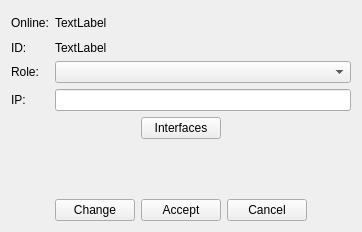
<?xml version="1.0" encoding="UTF-8"?>
<ui version="4.0">
 <class>VMTDNodeDeviceForm</class>
 <widget class="QWidget" name="VMTDNodeDeviceForm">
  <property name="geometry">
   <rect>
    <x>0</x>
    <y>0</y>
    <width>362</width>
    <height>232</height>
   </rect>
  </property>
  <property name="windowTitle">
   <string>Form</string>
  </property>
  <layout class="QVBoxLayout" name="verticalLayout">
   <item>
    <widget class="QWidget" name="wMain" native="true">
     <layout class="QGridLayout" name="gridLayout">
      <property name="leftMargin">
       <number>0</number>
      </property>
      <property name="topMargin">
       <number>0</number>
      </property>
      <property name="rightMargin">
       <number>0</number>
      </property>
      <property name="bottomMargin">
       <number>0</number>
      </property>
      <item row="2" column="0">
       <widget class="QLabel" name="_7">
        <property name="text">
         <string>Role:</string>
        </property>
       </widget>
      </item>
      <item row="1" column="1">
       <widget class="QLabel" name="lbId">
        <property name="text">
         <string>TextLabel</string>
        </property>
       </widget>
      </item>
      <item row="3" column="0">
       <widget class="QLabel" name="_6">
        <property name="text">
         <string>IP:</string>
        </property>
       </widget>
      </item>
      <item row="0" column="0">
       <widget class="QLabel" name="_3">
        <property name="text">
         <string>Online:</string>
        </property>
       </widget>
      </item>
      <item row="1" column="0">
       <widget class="QLabel" name="_5">
        <property name="text">
         <string>ID:</string>
        </property>
       </widget>
      </item>
      <item row="3" column="1">
       <widget class="QLineEdit" name="leIp"/>
      </item>
      <item row="0" column="1">
       <widget class="QLabel" name="lbOnline">
        <property name="minimumSize">
         <size>
          <width>0</width>
          <height>24</height>
         </size>
        </property>
        <property name="text">
         <string>TextLabel</string>
        </property>
       </widget>
      </item>
      <item row="2" column="1">
       <widget class="QComboBox" name="cbRole"/>
      </item>
     </layout>
    </widget>
   </item>
   <item>
    <layout class="QHBoxLayout" name="hl_1">
     <property name="topMargin">
      <number>0</number>
     </property>
     <item>
      <spacer name="_1">
       <property name="orientation">
        <enum>Qt::Horizontal</enum>
       </property>
       <property name="sizeHint" stdset="0">
        <size>
         <width>40</width>
         <height>20</height>
        </size>
       </property>
      </spacer>
     </item>
     <item>
      <widget class="QPushButton" name="pbInterfaces">
       <property name="text">
        <string>Interfaces</string>
       </property>
      </widget>
     </item>
     <item>
      <spacer name="_2">
       <property name="orientation">
        <enum>Qt::Horizontal</enum>
       </property>
       <property name="sizeHint" stdset="0">
        <size>
         <width>40</width>
         <height>20</height>
        </size>
       </property>
      </spacer>
     </item>
    </layout>
   </item>
   <item>
    <spacer name="_4">
     <property name="orientation">
      <enum>Qt::Vertical</enum>
     </property>
     <property name="sizeHint" stdset="0">
      <size>
       <width>20</width>
       <height>40</height>
      </size>
     </property>
    </spacer>
   </item>
   <item>
    <widget class="QWidget" name="wManage" native="true">
     <layout class="QHBoxLayout" name="horizontalLayout_2">
      <property name="leftMargin">
       <number>0</number>
      </property>
      <property name="topMargin">
       <number>0</number>
      </property>
      <property name="rightMargin">
       <number>0</number>
      </property>
      <property name="bottomMargin">
       <number>0</number>
      </property>
      <item>
       <spacer name="_8">
        <property name="orientation">
         <enum>Qt::Horizontal</enum>
        </property>
        <property name="sizeHint" stdset="0">
         <size>
          <width>40</width>
          <height>20</height>
         </size>
        </property>
       </spacer>
      </item>
      <item>
       <widget class="QPushButton" name="pbChange">
        <property name="text">
         <string>Change</string>
        </property>
       </widget>
      </item>
      <item>
       <widget class="QPushButton" name="pbAccept">
        <property name="text">
         <string>Accept</string>
        </property>
       </widget>
      </item>
      <item>
       <widget class="QPushButton" name="pbCancel">
        <property name="text">
         <string>Cancel</string>
        </property>
       </widget>
      </item>
      <item>
       <spacer name="_9">
        <property name="orientation">
         <enum>Qt::Horizontal</enum>
        </property>
        <property name="sizeHint" stdset="0">
         <size>
          <width>40</width>
          <height>20</height>
         </size>
        </property>
       </spacer>
      </item>
     </layout>
    </widget>
   </item>
  </layout>
 </widget>
 <resources/>
 <connections/>
</ui>
